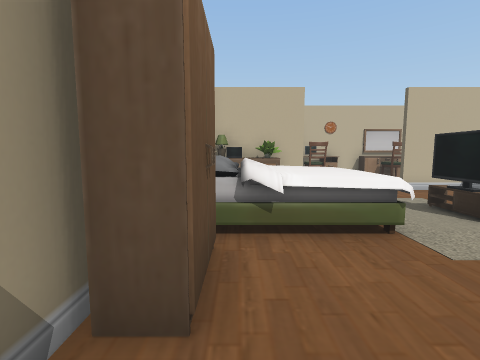
[1] (above)

24 first-person views from a walk through a scene from a Unity 3-D project. The camera is 1.5 m above the floor, tilts 6° down and sees 85° across. Doors are open. The floor is counted in squares, 1 m on a side. Each view is taken from the middle of a square. On the plan, view 1 faces up. The plan holds only what a view shows up to about 14 squares ahead; the rest is blank. The place goes on beyond the plan. The player character is not drawn.

[2]
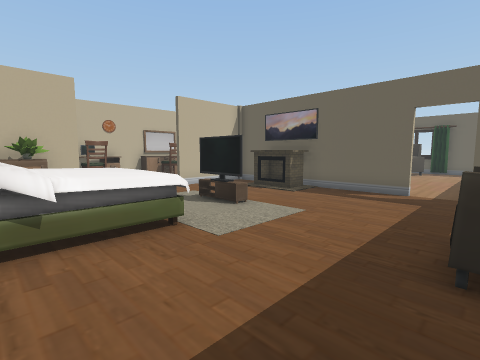

[3]
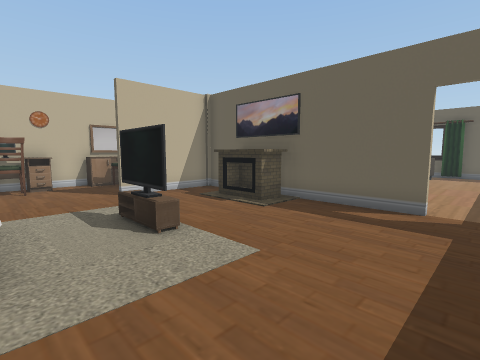

[4]
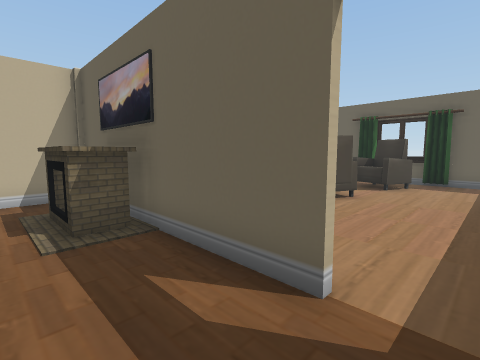

[5]
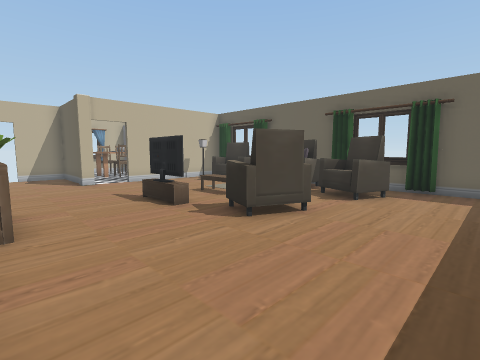

[6]
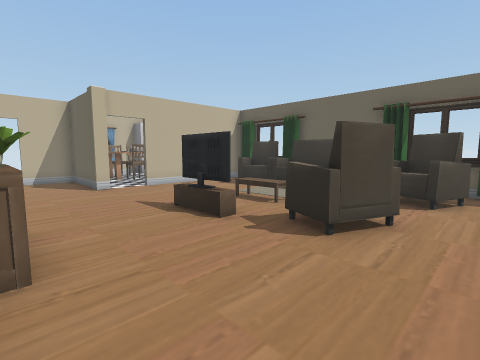

[7]
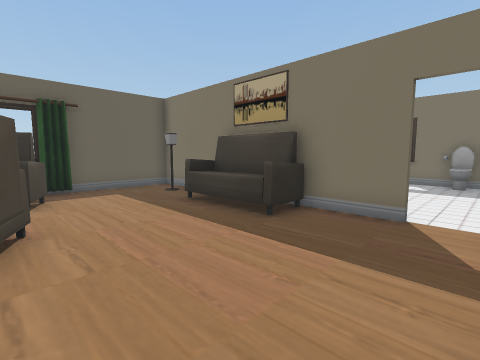

[8]
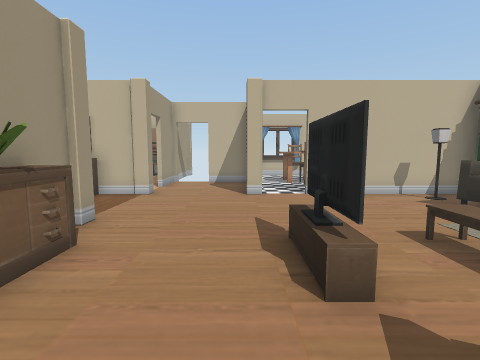

[9]
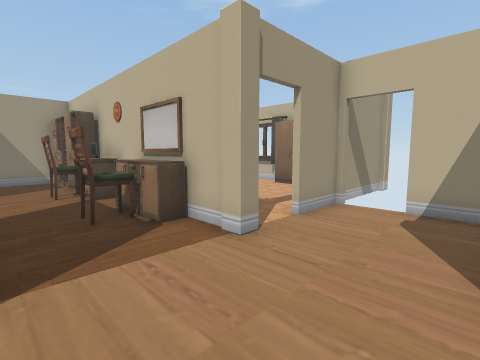

[10]
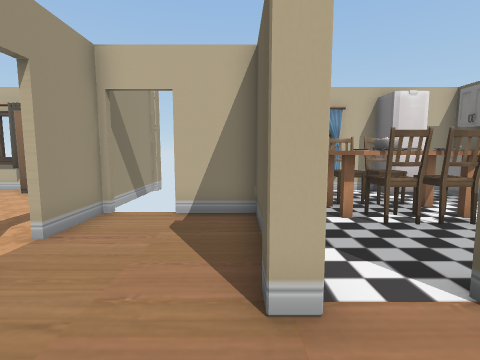

[11]
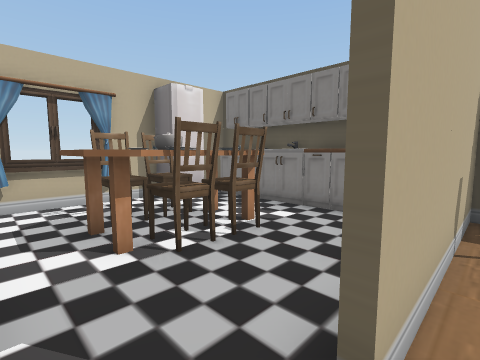

[12]
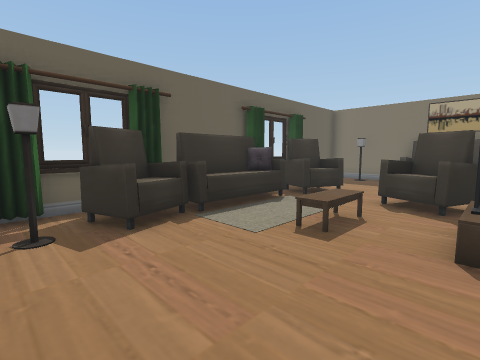

[13]
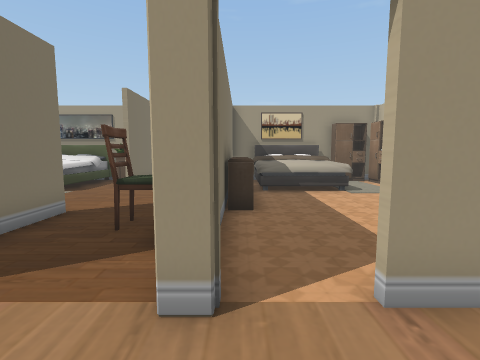

[14]
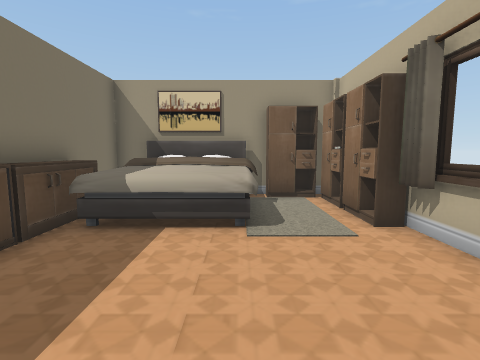

[15]
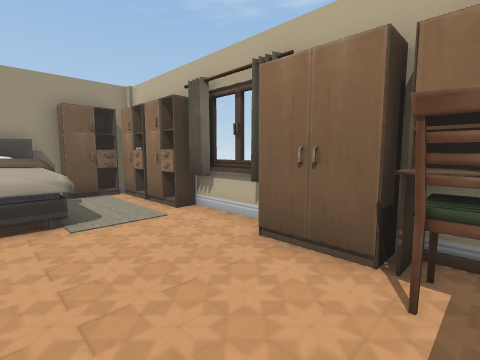

[16]
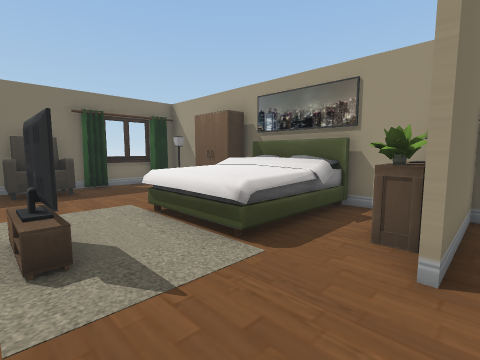

[17]
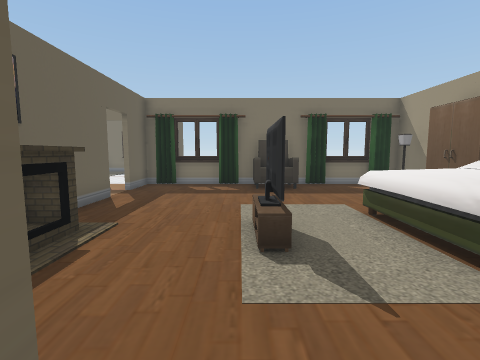

[18]
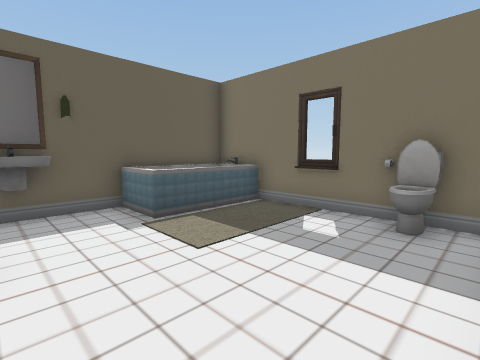

[19]
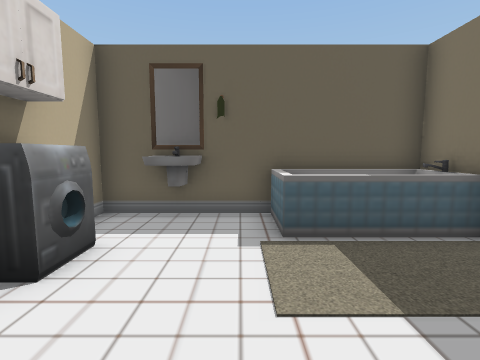

[20]
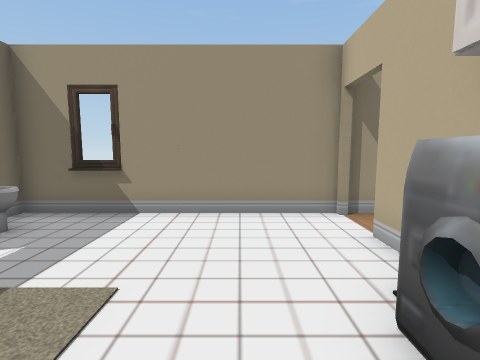

[21]
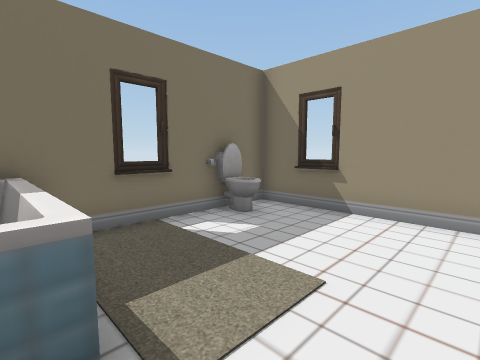

[22]
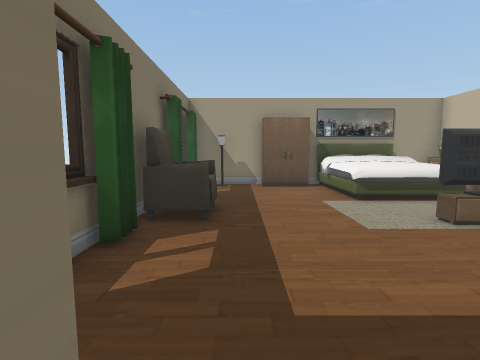

[23]
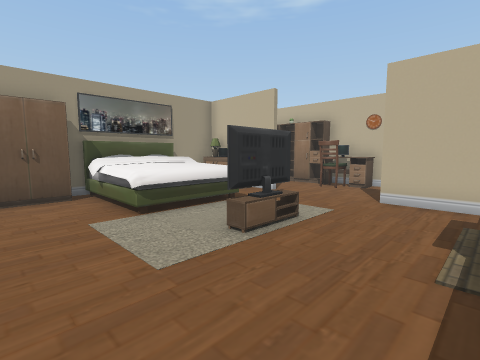

[24]
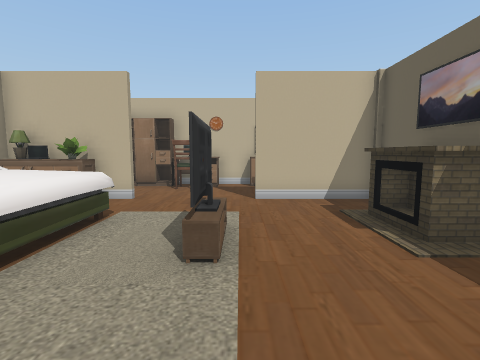

### Floor plan
Ten units are one square. View 1 is at (0, 0); x grows to the right and y downward. Boxes are objects, and circles mark ways between rooms. Rooms are numbered by the first view taken in them; rooms with no view inside come last. Other rooms are left out.
<svg viewBox="-20 -230 250 330">
<path fill="none" stroke="#000" d="M104 -94 104 -104 65 -104M106 -103 106 -94M104 -21 104 -56M65 -106 84 -106M103 -144 93 -144M78 -144 64 -144M26 -104 2 -104M66 -146 79 -146M106 14 106 94 169 94M124 14 143 14M16 -106 25 -106M144 -153 144 -184 124 -184M144 16 124 16M28 14 104 14 104 -6M106 -185 106 -164M-14 -48 -14 -41M181 14 224 14 224 -73M-14 -98 -14 -79M195 -144 164 -144M-14 -21 -14 14 20 14M224 -95 224 -144 214 -144M-14 -158 -14 -146 6 -146M89 -224 79 -224M52 -224 34 -224M-14 -200 -14 -191M184 92 184 15M-14 -136 -14 -105M4 -106 16 -106"/>
<rect x="-15" y="-5" width="10" height="10" fill="#bbb"><title>lamp</title></rect>
<rect x="-15" y="-45" width="20" height="30" fill="#bbb"><title>other object</title></rect>
<rect x="-15" y="-85" width="40" height="50" fill="#bbb"><title>bed</title></rect>
<rect x="-15" y="-105" width="10" height="10" fill="#bbb"><title>other object</title></rect>
<rect x="-15" y="-195" width="50" height="40" fill="#bbb"><title>bed</title></rect>
<rect x="-15" y="-205" width="50" height="20" fill="#bbb"><title>carpet</title></rect>
<rect x="-15" y="-215" width="10" height="10" fill="#bbb"><title>other object</title></rect>
<rect x="-5" y="-105" width="10" height="10" fill="#bbb"><title>other object</title></rect>
<rect x="-5" y="-225" width="10" height="10" fill="#bbb"><title>other object</title></rect>
<rect x="5" y="-105" width="10" height="10" fill="#bbb"><title>other object</title></rect>
<rect x="5" y="-155" width="30" height="10" fill="#bbb"><title>other object</title></rect>
<rect x="15" y="-145" width="20" height="10" fill="#bbb"><title>other object</title></rect>
<rect x="15" y="-225" width="10" height="10" fill="#bbb"><title>other object</title></rect>
<rect x="25" y="-85" width="10" height="40" fill="#bbb"><title>carpet</title></rect>
<rect x="25" y="-135" width="20" height="10" fill="#bbb"><title>chair</title></rect>
<rect x="25" y="-225" width="10" height="10" fill="#bbb"><title>curtain</title></rect>
<rect x="35" y="-5" width="20" height="20" fill="#bbb"><title>armchair</title></rect>
<rect x="35" y="-145" width="10" height="10" fill="#bbb"><title>other object</title></rect>
<rect x="35" y="-155" width="30" height="10" fill="#bbb"><title>other object</title></rect>
<rect x="45" y="-55" width="10" height="10" fill="#bbb"><title>carpet</title></rect>
<rect x="45" y="-75" width="20" height="20" fill="#bbb"><title>TV</title></rect>
<rect x="45" y="-145" width="10" height="20" fill="#bbb"><title>other object</title></rect>
<rect x="65" y="-135" width="20" height="10" fill="#bbb"><title>chair</title></rect>
<rect x="65" y="-145" width="10" height="10" fill="#bbb"><title>other object</title></rect>
<rect x="65" y="-225" width="20" height="10" fill="#bbb"><title>other object</title></rect>
<rect x="75" y="-145" width="10" height="10" fill="#bbb"><title>mirror</title></rect>
<rect x="85" y="-85" width="20" height="30" fill="#bbb"><title>fireplace</title></rect>
<rect x="85" y="-145" width="10" height="10" fill="#bbb"><title>other object</title></rect>
<rect x="85" y="-215" width="10" height="10" fill="#bbb"><title>chair</title></rect>
<rect x="95" y="-225" width="10" height="20" fill="#bbb"><title>other object</title></rect>
<rect x="105" y="-75" width="10" height="10" fill="#bbb"><title>other object</title></rect>
<rect x="105" y="-85" width="10" height="10" fill="#bbb"><title>other object</title></rect>
<rect x="105" y="-95" width="10" height="10" fill="#bbb"><title>other object</title></rect>
<rect x="105" y="-115" width="10" height="10" fill="#bbb"><title>other object</title></rect>
<rect x="105" y="-155" width="10" height="10" fill="#bbb"><title>other object</title></rect>
<rect x="115" y="75" width="10" height="20" fill="#bbb"><title>other object</title></rect>
<rect x="135" y="-145" width="10" height="10" fill="#bbb"><title>other object</title></rect>
<rect x="145" y="15" width="20" height="20" fill="#bbb"><title>machine</title></rect>
<rect x="145" y="-5" width="40" height="20" fill="#bbb"><title>sofa</title></rect>
<rect x="145" y="-65" width="30" height="20" fill="#bbb"><title>armchair</title></rect>
<rect x="145" y="-95" width="10" height="20" fill="#bbb"><title>TV</title></rect>
<rect x="165" y="55" width="20" height="40" fill="#bbb"><title>other object</title></rect>
<rect x="165" y="-95" width="10" height="20" fill="#bbb"><title>other object</title></rect>
<rect x="175" y="35" width="10" height="10" fill="#bbb"><title>other object</title></rect>
<rect x="175" y="25" width="10" height="10" fill="#bbb"><title>mirror</title></rect>
<rect x="175" y="-95" width="10" height="20" fill="#bbb"><title>carpet</title></rect>
<rect x="185" y="-65" width="30" height="30" fill="#bbb"><title>armchair</title></rect>
<rect x="195" y="5" width="10" height="10" fill="#bbb"><title>lamp</title></rect>
<rect x="195" y="-105" width="30" height="40" fill="#bbb"><title>sofa</title></rect>
<rect x="195" y="-125" width="20" height="30" fill="#bbb"><title>armchair</title></rect>
<rect x="195" y="-135" width="10" height="10" fill="#bbb"><title>lamp</title></rect>
<rect x="205" y="-75" width="10" height="10" fill="#bbb"><title>other object</title></rect>
<rect x="215" y="-35" width="10" height="10" fill="#bbb"><title>curtain</title></rect>
<rect x="215" y="-115" width="10" height="10" fill="#bbb"><title>curtain</title></rect>
<rect x="-15" y="-145" width="10" height="10" fill="#bbb"><title>other object</title></rect>
<circle cx="-5" cy="-110" r="3" fill="#2a7"/>
<circle cx="10" cy="-125" r="3" fill="#2a7"/>
<text x="100" y="-70">1</text>
<text x="0" y="-130">2</text>
</svg>
Room 1 opens to room 2.

Where each view was taken, in squares from view 1:
view 1: 0 up, 0 right, facing up
view 2: 0 up, 0 right, facing up-right
view 3: 1 up, 3 right, facing up-right
view 4: 1 up, 8 right, facing up-right
view 5: 1 up, 11 right, facing up-right
view 6: 3 up, 11 right, facing up-right
view 7: 5 up, 11 right, facing down-right
view 8: 5 up, 14 right, facing up
view 9: 11 up, 14 right, facing up-left
view 10: 12 up, 14 right, facing up
view 11: 14 up, 15 right, facing up-right
view 12: 14 up, 15 right, facing down-right
view 13: 15 up, 13 right, facing left
view 14: 19 up, 8 right, facing left
view 15: 18 up, 9 right, facing up-left
view 16: 11 up, 6 right, facing down-left
view 17: 11 up, 6 right, facing down
view 18: 3 down, 11 right, facing down-right
view 19: 5 down, 12 right, facing right
view 20: 4 down, 17 right, facing left
view 21: 4 down, 17 right, facing down-left
view 22: 1 up, 11 right, facing left
view 23: 2 up, 9 right, facing up-left
view 24: 2 up, 6 right, facing up
